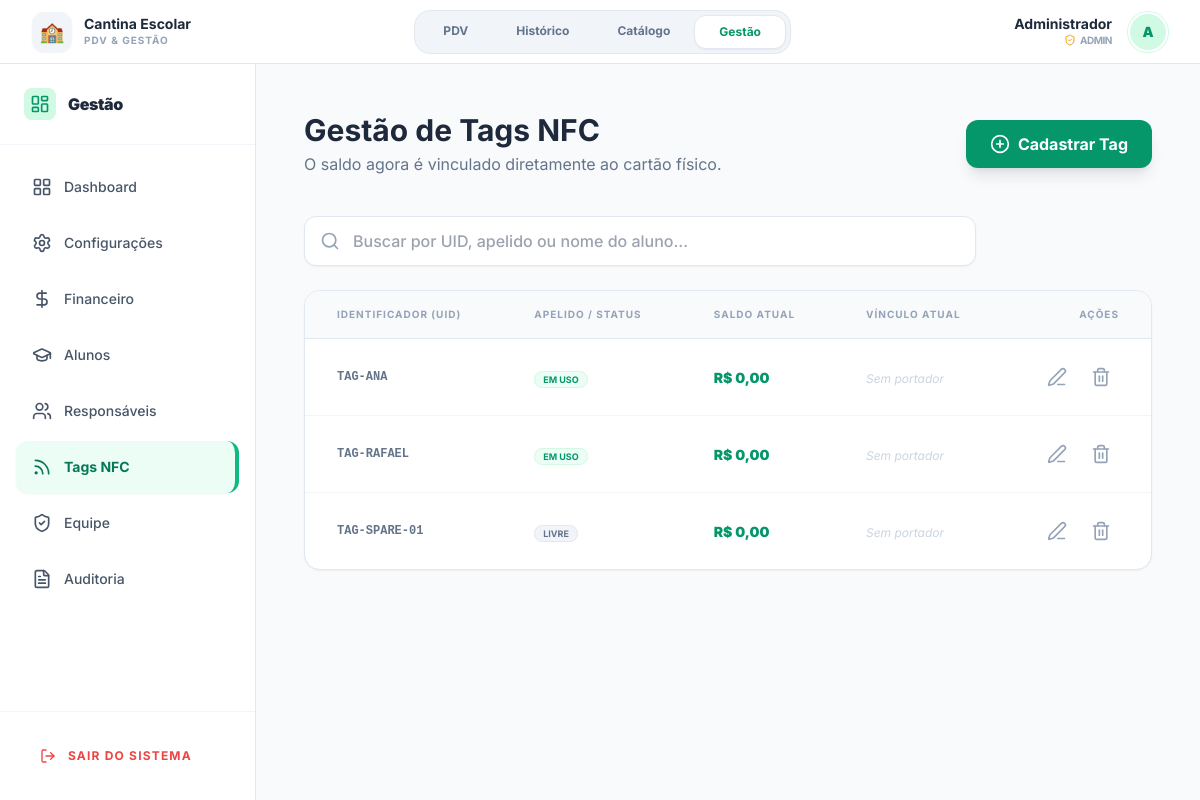
Page /views/admin/tags.php (signed in) on the committed database.
### tables this page shows
CREATE TABLE `nfc_tags` (
  `tag_id` varchar(50) NOT NULL,
  `tag_alias` varchar(100) DEFAULT NULL,
  `status` enum('ACTIVE','SPARE') DEFAULT 'SPARE',
  `current_student_id` int(11) DEFAULT NULL,
  `parent_owner_id` int(11) DEFAULT NULL,
  `last_student_name` varchar(255) DEFAULT NULL,
  `balance` decimal(10,2) DEFAULT 0.00
);

### views/admin/tags.php (the view, shortened to what this page needs)
<?php
$search = $_GET['search'] ?? '';
$sql = "SELECT t.*, s.name as student_name, p.name as owner_name
        FROM nfc_tags t
        LEFT JOIN students s ON t.current_student_id = s.id
        LEFT JOIN parents p ON s.parent_id = p.id
        WHERE (t.tag_id LIKE ? OR t.tag_alias LIKE ? OR s.name LIKE ?)";
$stmt = $pdo->prepare($sql);
$stmt->execute(["%$search%", "%$search%", "%$search%"]);
$tags = $stmt->fetchAll();
require __DIR__ . '/../../includes/header.php';
?>
<div class="flex flex-col h-screen w-full overflow-hidden bg-slate-50">
    <?php include __DIR__ . '/../../includes/top_header.php'; ?>
    <div class="flex flex-1 overflow-hidden">
        <?php include __DIR__ . '/../../includes/sidebar.php'; ?>
        <main class="flex-1 overflow-y-auto p-4 md:p-8 lg:p-12 pb-48 md:pb-12">
            <div class="max-w-7xl mx-auto">
                <header class="flex flex-col md:flex-row justify-between items-start md:items-center gap-4 mb-8 md:mb-10">
                    <div>
                        <h1 class="text-2xl md:text-3xl font-bold text-slate-800">Gestão de Tags NFC</h1>
                        <p class="text-slate-500 mt-1 text-sm md:text-base">O saldo agora é vinculado diretamente ao cartão físico.</p>
                    </div>
                    <button onclick="document.getElementById('modalAddTag').classList.replace('hidden', 'flex')" class="w-full md:w-auto bg-emerald-600 text-white px-6 py-3 rounded-xl font-bold hover:bg-emerald-700 shadow-lg flex items-center justify-center gap-2 transition-all active:scale-95">
                        <i data-lucide="plus-circle" class="w-5 h-5"></i> Cadastrar Tag
                    </button>
                </header>
                <div class="mb-6">
                    <form class="relative w-full max-w-2xl">
                        <i data-lucide="search" class="absolute left-4 top-1/2 -translate-y-1/2 w-5 h-5 text-slate-400"></i>
                        <input type="text" name="search" value="<?= htmlspecialchars($search) ?>" placeholder="Buscar por UID, apelido ou nome do aluno..." class="w-full pl-12 pr-4 py-3 bg-white border border-slate-200 rounded-xl outline-none focus:ring-2 focus:ring-emerald-500 transition-all shadow-sm font-medium">
                    </form>
                </div>
                <div class="bg-white rounded-2xl shadow-sm border border-slate-200 overflow-hidden">
                    <div class="overflow-x-auto">
                        <table class="w-full text-left min-w-[800px] md:min-w-0">
                            <thead class="bg-slate-50 border-b border-slate-200 text-[10px] font-bold text-slate-400 uppercase tracking-widest">
                                <tr>
                                    <th class="px-6 md:px-8 py-4">Identificador (UID)</th>
                                    <th class="px-6 md:px-8 py-4">Apelido / Status</th>
                                    <th class="px-6 md:px-8 py-4">Saldo Atual</th>
                                    <th class="px-6 md:px-8 py-4">Vínculo Atual</th>
                                    <th class="px-6 md:px-8 py-4 text-right">Ações</th>
                                </tr>
                            </thead>
                            <tbody class="divide-y divide-slate-100">
                                <?php if(empty($tags)): ?>
                                    <tr>
                                        <td colspan="5" class="px-8 py-20 text-center text-slate-400">Nenhuma tag cadastrada ou encontrada.</td>
                                    </tr>
                                <?php else: ?>
                                    <?php foreach($tags as $t): ?>
                                    <tr class="hover:bg-slate-50 transition-colors">
                                        <td class="px-6 md:px-8 py-5 font-mono text-xs font-bold text-slate-500 uppercase whitespace-nowrap">
                                            <?= htmlspecialchars($t['tag_id']) ?>
                                        </td>
                                        <td class="px-6 md:px-8 py-5">
                                            <span class="px-2 py-0.5 rounded-full text-[9px] font-bold uppercase border whitespace-nowrap <?= $t['status'] == 'ACTIVE' ? 'bg-emerald-50 text-emerald-600 border-emerald-100' : 'bg-slate-100 text-slate-500 border-slate-200' ?>">
                                                <?= $t['status'] == 'ACTIVE' ? 'Em Uso' : 'Livre' ?>
                                            </span>
                                        </td>
                                        <td class="px-6 md:px-8 py-5">
                                            <span class="text-sm font-black text-emerald-600 whitespace-nowrap">
                                                R$ <?= number_format($t['balance'], 2, ',', '.') ?>
                                            </span>
                                        </td>
                                        <td class="px-6 md:px-8 py-5">
                                            <?php if($t['student_name']): ?>
                                                <p class="text-sm font-bold text-slate-700 whitespace-nowrap"><?= htmlspecialchars($t['student_name']) ?></p>
                                                <p class="text-[10px] text-slate-400 uppercase font-bold tracking-tight whitespace-nowrap"><?= htmlspecialchars($t['owner_name']) ?></p>
                                            <?php else: ?>
                                                <span class="text-slate-300 italic text-xs whitespace-nowrap">Sem portador</span>
                                            <?php endif; ?>
                                        </td>
                                        <td class="px-6 md:px-8 py-5 text-right">
                                            <div class="flex justify-end gap-2">
                                                <button onclick='openEditAliasModal(<?= json_encode($t) ?>)' class="p-2 text-slate-400 hover:text-blue-600 hover:bg-blue-50 rounded-lg transition-all" title="Editar Apelido">
                                                    <i data-lucide="edit-3" class="w-5 h-5"></i>
                                                </button>
                                                <button onclick='openDeleteModal(<?= json_encode($t) ?>)' class="p-2 text-slate-400 hover:text-red-600 hover:bg-red-50 rounded-lg transition-all" title="Excluir Tag">
                                                    <i data-lucide="trash-2" class="w-5 h-5"></i>
                                                </button>
                                            </div>
                                        </td>
                                    </tr>
                                    <?php endforeach; ?>
                                <?php endif; ?>
                            </tbody>
                        </table>
                    </div>
                </div>
            </div>
        </main>
    </div>
</div>

### assets/css/styles.css (style rules this page uses)
body { font-family: 'Inter', sans-serif; }
html { scroll-behavior: smooth; }

### includes/header.php (style rules this page uses)
body { font-family: 'Inter', sans-serif; }

### rows in the picture
nfc_tags: tag_id "TAG-ANA", status "EM USO", balance "0,00"
nfc_tags: tag_id "TAG-RAFAEL", status "EM USO", balance "0,00"
nfc_tags: tag_id "TAG-SPARE-01", status "LIVRE", balance "0,00"

### other values in the picture
$schoolName "Cantina Escolar"
$_SESSION['name'] "Administrador"
$userRoleLabel "ADMIN"
$userInitials "A"
